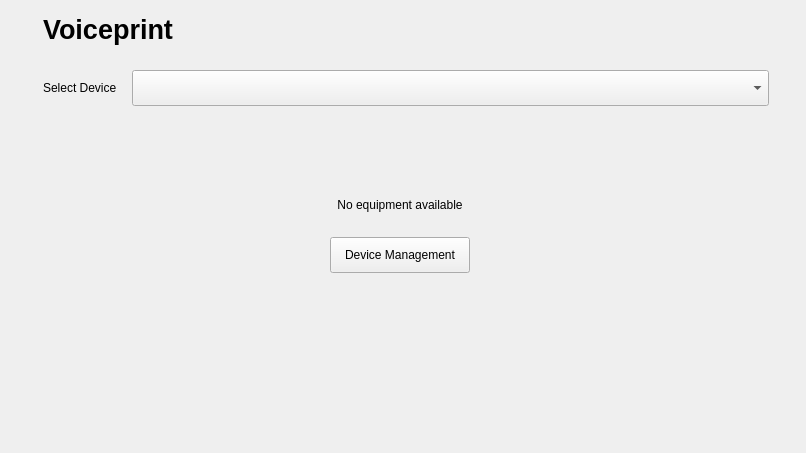
     <widget class="QWidget" name="pageVoicePrint">
      <layout class="QVBoxLayout" name="verticalLayout_12">
       <item>
        <layout class="QHBoxLayout" name="horizontalLayout_3">
         <property name="leftMargin">
          <number>32</number>
         </property>
         <property name="topMargin">
          <number>0</number>
         </property>
         <property name="rightMargin">
          <number>26</number>
         </property>
         <property name="bottomMargin">
          <number>17</number>
         </property>
         <item>
          <widget class="QLabel" name="listWidgetAVoicePrint">
           <property name="minimumSize">
            <size>
             <width>0</width>
             <height>36</height>
            </size>
           </property>
           <property name="maximumSize">
            <size>
             <width>16777215</width>
             <height>36</height>
            </size>
           </property>
           <property name="font">
            <font>
             <pointsize>20</pointsize>
             <bold>true</bold>
            </font>
           </property>
           <property name="text">
            <string>Voiceprint</string>
           </property>
          </widget>
         </item>
         <item>
          <spacer name="horizontalSpacer_3">
           <property name="orientation">
            <enum>Qt::Horizontal</enum>
           </property>
           <property name="sizeHint" stdset="0">
            <size>
             <width>40</width>
             <height>20</height>
            </size>
           </property>
          </spacer>
         </item>
        </layout>
       </item>
       <item>
        <layout class="QHBoxLayout" name="horizontalLayout_4">
         <property name="spacing">
          <number>15</number>
         </property>
         <property name="leftMargin">
          <number>32</number>
         </property>
         <property name="rightMargin">
          <number>26</number>
         </property>
         <property name="bottomMargin">
          <number>8</number>
         </property>
         <item>
          <widget class="QLabel" name="listWidgetBVoicePrint">
           <property name="maximumSize">
            <size>
             <width>16777215</width>
             <height>36</height>
            </size>
           </property>
           <property name="text">
            <string>Select Device</string>
           </property>
          </widget>
         </item>
         <item>
          <widget class="QComboBox" name="listWidgetVoicePrint">
           <property name="sizePolicy">
            <sizepolicy hsizetype="Expanding" vsizetype="Fixed">
             <horstretch>0</horstretch>
             <verstretch>0</verstretch>
            </sizepolicy>
           </property>
           <property name="minimumSize">
            <size>
             <width>0</width>
             <height>36</height>
            </size>
           </property>
          </widget>
         </item>
        </layout>
       </item>
       <item>
        <layout class="QHBoxLayout" name="lblNoDeviceLVoicePrint">
         <item>
          <widget class="QWidget" name="lblNoDeviceWVoicePrint" native="true">
           <property name="minimumSize">
            <size>
             <width>400</width>
             <height>0</height>
            </size>
           </property>
           <layout class="QHBoxLayout" name="horizontalLayout_39">
            <item>
             <spacer name="horizontalSpacer_52">
              <property name="orientation">
               <enum>Qt::Horizontal</enum>
              </property>
              <property name="sizeHint" stdset="0">
               <size>
                <width>40</width>
                <height>20</height>
               </size>
              </property>
             </spacer>
            </item>
            <item>
             <layout class="QVBoxLayout" name="verticalLayout_17">
              <property name="leftMargin">
               <number>0</number>
              </property>
              <property name="bottomMargin">
               <number>120</number>
              </property>
              <item>
               <spacer name="verticalSpacer_10">
                <property name="orientation">
                 <enum>Qt::Vertical</enum>
                </property>
                <property name="sizeHint" stdset="0">
                 <size>
                  <width>20</width>
                  <height>40</height>
                 </size>
                </property>
               </spacer>
              </item>
              <item>
               <layout class="QHBoxLayout" name="horizontalLayout_29">
                <item>
                 <spacer name="horizontalSpacer_33">
                  <property name="orientation">
                   <enum>Qt::Horizontal</enum>
                  </property>
                  <property name="sizeHint" stdset="0">
                   <size>
                    <width>40</width>
                    <height>20</height>
                   </size>
                  </property>
                 </spacer>
                </item>
                <item>
                 <widget class="QLabel" name="lblNoDeviceIVoicePrint">
                  <property name="text">
                   <string/>
                  </property>
                 </widget>
                </item>
                <item>
                 <spacer name="horizontalSpacer_34">
                  <property name="orientation">
                   <enum>Qt::Horizontal</enum>
                  </property>
                  <property name="sizeHint" stdset="0">
                   <size>
                    <width>40</width>
                    <height>20</height>
                   </size>
                  </property>
                 </spacer>
                </item>
               </layout>
              </item>
              <item>
               <layout class="QHBoxLayout" name="horizontalLayout_30">
                <property name="bottomMargin">
                 <number>16</number>
                </property>
                <item>
                 <spacer name="horizontalSpacer_35">
                  <property name="orientation">
                   <enum>Qt::Horizontal</enum>
                  </property>
                  <property name="sizeHint" stdset="0">
                   <size>
                    <width>40</width>
                    <height>20</height>
                   </size>
                  </property>
                 </spacer>
                </item>
                <item>
                 <widget class="KALabel" name="lblNoDeviceVoicePrint">
                  <property name="minimumSize">
                   <size>
                    <width>600</width>
                    <height>0</height>
                   </size>
                  </property>
                  <property name="maximumSize">
                   <size>
                    <width>600</width>
                    <height>16777215</height>
                   </size>
                  </property>
                  <property name="text">
                   <string>No equipment available</string>
                  </property>
                  <property name="alignment">
                   <set>Qt::AlignCenter</set>
                  </property>
                 </widget>
                </item>
                <item>
                 <spacer name="horizontalSpacer_36">
                  <property name="orientation">
                   <enum>Qt::Horizontal</enum>
                  </property>
                  <property name="sizeHint" stdset="0">
                   <size>
                    <width>40</width>
                    <height>20</height>
                   </size>
                  </property>
                 </spacer>
                </item>
               </layout>
              </item>
              <item>
               <layout class="QHBoxLayout" name="horizontalLayout_31">
                <item>
                 <spacer name="horizontalSpacer_37">
                  <property name="orientation">
                   <enum>Qt::Horizontal</enum>
                  </property>
                  <property name="sizeHint" stdset="0">
                   <size>
                    <width>40</width>
                    <height>20</height>
                   </size>
                  </property>
                 </spacer>
                </item>
                <item>
                 <widget class="KAButton" name="lblNoDevicePVoicePrint">
                  <property name="minimumSize">
                   <size>
                    <width>140</width>
                    <height>36</height>
                   </size>
                  </property>
                  <property name="maximumSize">
                   <size>
                    <width>140</width>
                    <height>16777215</height>
                   </size>
                  </property>
                  <property name="text">
                   <string>Device Management</string>
                  </property>
                 </widget>
                </item>
                <item>
                 <spacer name="horizontalSpacer_38">
                  <property name="orientation">
                   <enum>Qt::Horizontal</enum>
                  </property>
                  <property name="sizeHint" stdset="0">
                   <size>
                    <width>40</width>
                    <height>20</height>
                   </size>
                  </property>
                 </spacer>
                </item>
               </layout>
              </item>
              <item>
               <spacer name="verticalSpacer_11">
                <property name="orientation">
                 <enum>Qt::Vertical</enum>
                </property>
                <property name="sizeHint" stdset="0">
                 <size>
                  <width>20</width>
                  <height>40</height>
                 </size>
                </property>
               </spacer>
              </item>
             </layout>
            </item>
            <item>
             <spacer name="horizontalSpacer_53">
              <property name="orientation">
               <enum>Qt::Horizontal</enum>
              </property>
              <property name="sizeHint" stdset="0">
               <size>
                <width>40</width>
                <height>20</height>
               </size>
              </property>
             </spacer>
            </item>
           </layout>
          </widget>
         </item>
         <item>
          <widget class="QStackedWidget" name="stackedWidgetVoicePrint"/>
         </item>
        </layout>
       </item>
      </layout>
     </widget>
